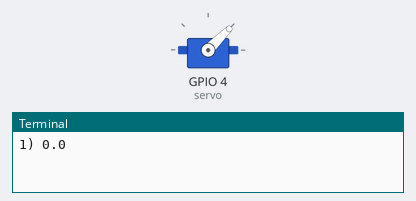
The program below on a simulated Raspberry Pi (BCM pin numbers). On the bench: servo, the last lines printed to the terminal. Servo angles are drawn from the pulse width (0.5 ms = 0°, 2.5 ms = 180°).

Above: at 0.05 s.
At 4.0 s:
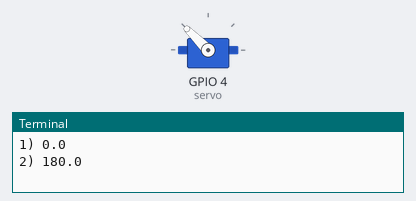
Timing chart, 0 to 5.2 s (numbered marks = the images above):
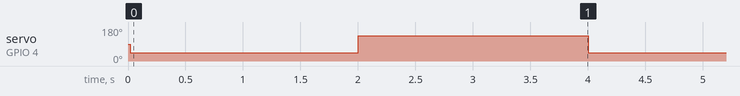

Measured:
- by itself, servo on GPIO 4 (servo): alternates 135° for 2.0 s and 45° for 2.0 s

The program:

angularservo_test.py
```python
from gpiozero.pins.pigpio import PiGPIOFactory
from gpiozero import AngularServo
from time import sleep

output_pin = 4

initial_angle = 90

min_angle = 0
max_angle = 180


def loop_1():
    servo = AngularServo(
        output_pin,
        initial_angle=initial_angle,
        min_angle=min_angle,
        max_angle=max_angle
    )
    while True:
        servo.angle = 0
        print(f"1) {servo.angle}")
        sleep(2)
        servo.angle = 180
        print(f"2) {servo.angle}")
        sleep(2)


def loop_2():
    servo = AngularServo(
        output_pin,
        initial_angle=initial_angle,
        min_angle=min_angle,
        max_angle=max_angle
    )
    sleep(2)
    while True:
        servo.angle = 0
        print(f"1) {servo.angle}")
        sleep(2)
        servo.angle = 180
        print(f"2) {servo.angle}")
        sleep(2)


if __name__ == '__main__':
    loop_1()
    
```
